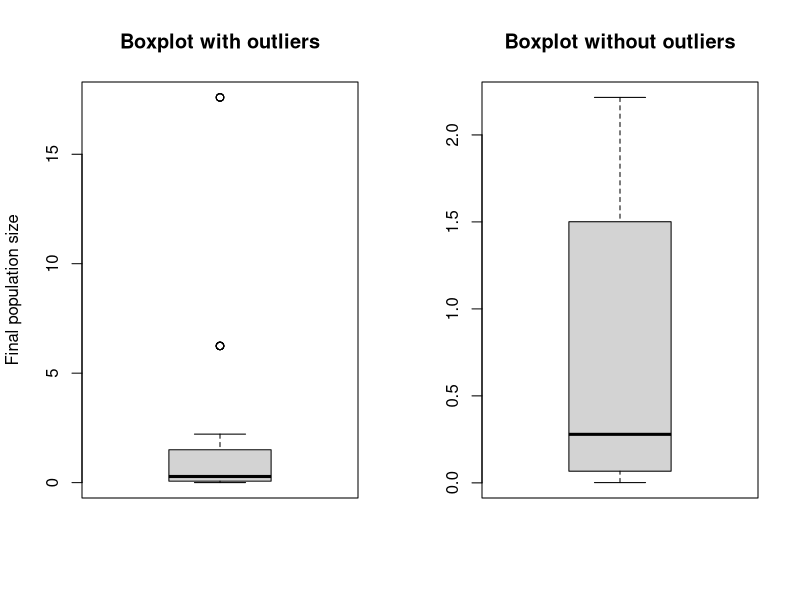

Source code (R):
## ---- chunk 1
knitr::opts_chunk$set(echo = TRUE,always_allow_html = TRUE, tidy.opts=list(width.cutoff=60), tidy=TRUE)
## ---- chunk 2
# toss a coin
toss10 <- sample(c(0,1), size = 10, prob = c(0.5,0.5), replace = TRUE)
toss100 <- sample(c(0,1), size = 100, prob = c(0.5,0.5), replace = TRUE)
toss10k <- sample(c(0,1), size = 10000, prob = c(0.5,0.5), replace = TRUE)
results <- data.frame(c(sum(toss10), 10-sum(toss10)),
                      c(sum(toss100), 100-sum(toss100)),
                      c(sum(toss10k), 10000-sum(toss10k)))
colnames(results) <- c("10 tosses", "100 tosses", "10,000 tosses")
rownames(results) <- c("heads", "tails")
results
## ---- chunk 3
N0 <- 1
lambda <- matrix(rbinom(1600, 1, 0.5), ncol = 16)
lambda[lambda==1] <- 1.55
lambda[lambda==0] <- 0.55
# lambda is a 100-by-16 matrix
# each row represents a possible population change in 16 years
outcome <- N0*apply(lambda, 1, prod)
par(mfrow=c(1,2))
boxplot(outcome, main = "Boxplot with outliers", 
        ylab = "Final population size")
boxplot(outcome, outline = FALSE, main = "Boxplot without outliers")
